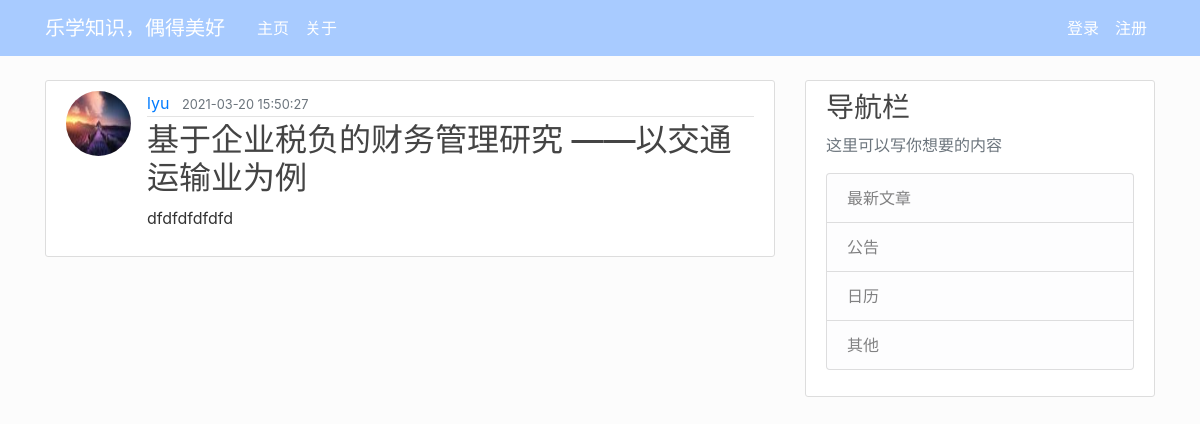
/post/1, run on the app's committed database.
### tim_web_server/models.py (models this page shows, shortened)
class User(db.Model, UserMixin):
    id = db.Column(db.Integer, primary_key=True)
    username = db.Column(db.String(20), unique=True, nullable=False)
    email = db.Column(db.String(120), unique=True, nullable=False)
    image_file = db.Column(db.String(20), nullable=False, default="default.jpg")
    password = db.Column(db.String(60), nullable=False)
    posts = db.relationship("Post", backref="author", lazy=True)

class Post(db.Model):
    id = db.Column(db.Integer, primary_key=True)
    title = db.Column(db.String(100), nullable=False)
    date_posted = db.Column(db.DateTime, nullable=False, default=datetime.utcnow)
    content = db.Column(db.Text, nullable=False)
    user_id = db.Column(db.Integer, db.ForeignKey('user.id'), nullable=False)

### tim_web_server/posts/routes.py (the view)
@posts.route('/post/<int:post_id>')
def post(post_id):
    post = Post.query.get_or_404(post_id)
    return render_template("post.html", title=post.title, post=post)

### tim_web_server/templates/post.html (shortened to what this page needs)
{% extends "general_layout.html" %}
{% block content %}
    <article class="media content-section">
        <img class="rounded-circle article-img" src="{{ url_for('static', filename='user_profile_pics/' + post.author.image_file) }}">
        <div class="media-body">
        <div class="article-metadata">
            <a class="mr-2" href="#">{{ post.author.username }}</a>
            <small class="text-muted">{{ post.date_posted.strftime('%Y-%m-%d %H:%M:%S') }}</small>
        </div>
        <h2 class="article-title" >{{ post.title }}</h2>
        <p class="article-content">{{ post.content }}</p>
        </div>
    </article>
{% endblock %}

### tim_web_server/static/main.css (style rules this page uses)
body { background: #fcfcfc; color: #333333; margin-top: 5rem; }
h1, h2, h3, h4, h5, h6 { color: #444444; }
.content-section { background: #ffffff; padding: 10px 20px; border: 1px solid #dddddd; border-radius: 3px; margin-bottom: 20px; }
.article-title { color: #444444; }
.article-content { white-space: pre-line; }
.article-img { height: 65px; width: 65px; margin-right: 16px; }
.article-metadata { padding-bottom: 1px; margin-bottom: 4px; border-bottom: 1px solid #e3e3e3 }

### data on the page
User: image_file (picture), author.username "lyu"
Post: date_posted "2021-03-20 15:50:27", title "基于企业税负的财务管理研究 ——以交通运输业为例", content "dfdfdfdfdfd"
